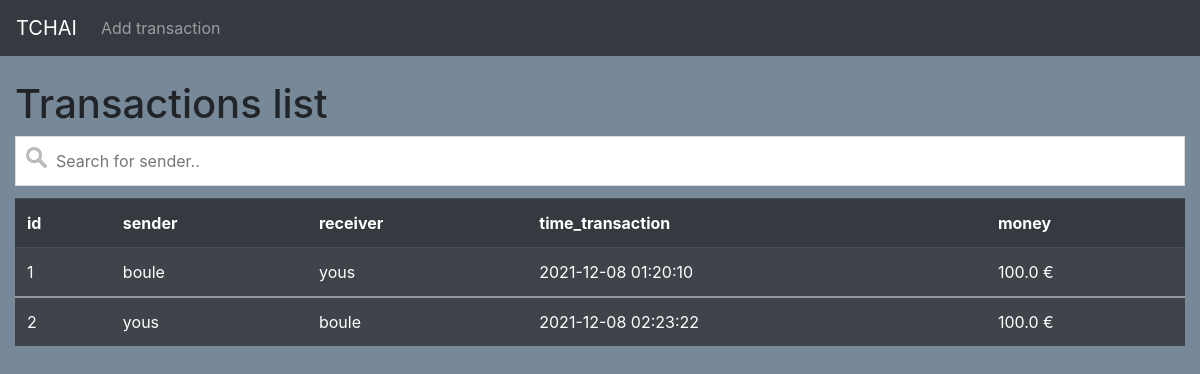
Before: / with the older database file.
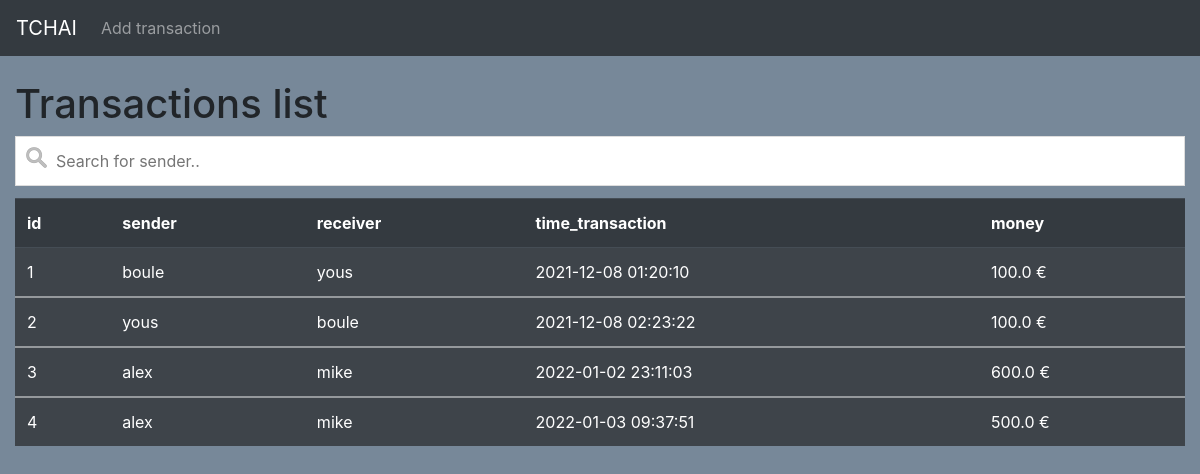
After: the same page with the newer database file.
### tables this page shows
CREATE TABLE tblTransactions( id INTEGER PRIMARY KEY AUTOINCREMENT, sender VARCHAR(30) NOT NULL, receiver 
    VARCHAR(30) NOT NULL, time_transaction VARCHAR(20) NOT NULL, money REAL NOT NULL);

### api_http.py (the view)
@app.route('/')
def index():
    request_is_successful, request_response = DatabaseRequests.get_transactions()
    json_datas = json.loads(json.dumps([dict(ix) for ix in request_response]))
    return render_template('index.html', jsonfile=json_datas)

### database_requests.py (called while the page is built)
    @staticmethod
    def get_transactions():
        sqlite_get_request = f'SELECT * FROM {TABLE_TRANSACTIONS_NAME} ORDER BY time_transaction ASC ;'
        return DatabaseRequests.execute_request_to_database(sqlite_get_request)

### templates/index.html (shortened to what this page needs)
{% extends 'base.html' %}
{% block content %}
    <h1>{% block title %} Transactions list {% endblock %}</h1>
    <input type="text" id="myInput" onkeyup="myFunction()" placeholder="Search for sender.." title="Type in a name">
    <table id="myTable" class="table table-striped table-dark">
        <thead>
        <tr>
            <td><b>id</b></td>
            <td><b>sender</b></td>
            <td><b>receiver</b></td>
            <td><b>time_transaction</b></td>
            <td><b>money</b></td>
        </tr>
        </thead>
        {% for json in jsonfile %}
            <tbody>
            <tr>
                <td>{{ json["id"] }}</td>
                        <td>{{ json["sender"] }}</td>
                        <td>{{ json["receiver"] }}</td>
                        <td>{{ json["time_transaction"] }}</td>
                        <td>{{ json["money"] }} €</td>
                    </tr>
                    </tbody>
                {% endfor %}
    </table>
{% endblock %}

### templates/base.html (shortened to what this page needs)
<!doctype html>
<html lang="en">
  <head>
      <link rel="stylesheet" href="https://stackpath.bootstrapcdn.com/bootstrap/4.3.1/css/bootstrap.min.css"
>
      <link rel="stylesheet" href="static/css/style.css">
  </head>
  <body>
  <nav class="navbar navbar-expand-md navbar-dark bg-dark">
      <a class="navbar-brand" href="{{ url_for('index') }}">TCHAI</a>
      <div class="collapse navbar-collapse" id="navbarNav">
          <ul class="navbar-nav">
              <li class="nav-item">
                  <a class="nav-link" href="{{ url_for('add') }}">Add transaction</a>
              </li>
          </ul>
      </div>
  </nav>
  <div class="container-fluid">
      <br>
      {% block content %} {% endblock %}
  </div>
  </body>
</html>

### static/css/style.css (style rules this page uses)
body { background-color: lightslategray; }
th, td { padding: 20px; }
#myInput { background-image: url('/static/images/searchicon.png'); background-position: 10px 10px; background-repeat: no-repeat; width: 100%; font-size: 16px; padding: 12px 20px 12px 40px; border: 1px solid #ddd; margin-bottom: 12px; }

Changed rows visible on the page:
added tblTransactions: id "3", sender "alex", receiver "mike", time_transaction "2022-01-02 23:11:03", money "600.0"
added tblTransactions: id "4", sender "alex", receiver "mike", time_transaction "2022-01-03 09:37:51", money "500.0"
